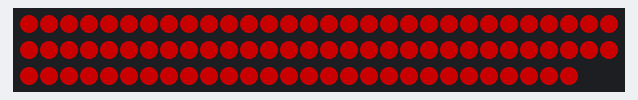
Bench run of a sketch on a simulated Arduino Uno, built with avr-gcc and run on an emulated ATmega328P. Parts: 88 RGB LEDs in strip order, left to right, continuing on the next row. Dim RGB values are drawn brighter than linear; random numbers use the default seed unless the sketch sets one.

Above: at 0.6 s.
At 1.1 s:
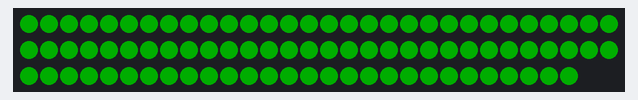
At 3.65 s:
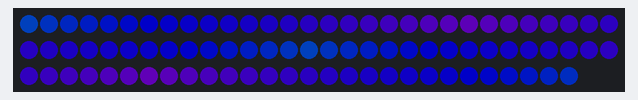
At 12.34 s:
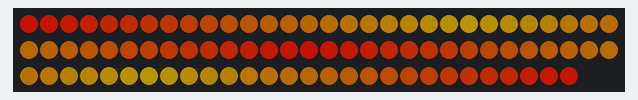
At 21.35 s:
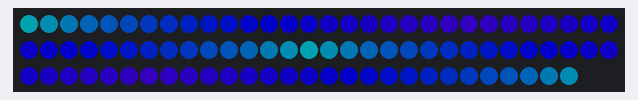
At 39.06 s:
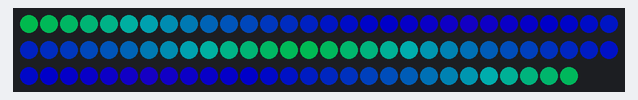

Measured:
- what the display in image 0 shows lasts 0.5 s, from 0.5 s to 1.0 s

The sketch:

neopixel-pylon.ino
```cpp
#include "FastLED.h"

#include "src/Pylon.h"

Pylon* pylon;

void setup() {
    pylon = new Pylon();
}

void loop() {
    EVERY_N_SECONDS(2) {
        pylon->cyclePalette();
        pylon->cyclePattern();
    }

    pylon->run();
}
```

Direction.h
```cpp
#pragma once

enum Direction {
    Forward,
    Backward,
};
```

Off.h
```cpp
#include "FastLED.h"

#include "Pattern.h"

class Off : public Pattern {
public:
    Off(CRGBSet leds, Palette* palette): Pattern(leds, palette) {}

    void run() {
        this->leds = CRGB::Black;
        FastLED.show();
    }
};
```

Pattern.h
```cpp
#pragma once

#include "FastLED.h"

#include "../palettes.h"
#include "../Direction.h"

class Pattern {
public:
    Pattern(CRGBSet leds, Palette* palette, Direction direction = Direction::Forward) :
        leds(leds),
        palette(palette),
        direction(direction)
    {}

    virtual ~Pattern() {}

    virtual void run() = 0;

    void setPalette(Palette* palette) {
        this->palette = palette;
    }

    CHSV* color() {
        return this->palette[0];
    }

protected:
    CRGBSet leds;
    Palette* palette;
    Direction direction;
};
```

Rainbow.h
```cpp
#include "FastLED.h"

#include "Pattern.h"

class Rainbow : public Pattern {
public:
    struct Opts {
        int bpm;
        uint8_t hueDelta;
    };

    Rainbow(CRGBSet leds, Palette* palette, Direction direction, Opts opts) :
        Pattern(leds, palette, direction),
        bpm(opts.bpm)
    {
        uint8_t hueStart = 0;
        uint8_t hueEnd = this->leds.size() * opts.hueDelta;

        if (this->direction == Direction::Forward) {
            this->hueStart = hueStart;
            this->hueDelta = opts.hueDelta;
        } else {
            this->hueStart = hueEnd;
            this->hueDelta = -1 * opts.hueDelta;
        }
    }

    void run() override {
        uint8_t offset = beat8(this->bpm);
        this->leds.fill_rainbow(this->hueStart + offset, this->hueDelta);
        FastLED.show();
    }

private:
int bpm;
    uint8_t hueStart;
    uint8_t hueDelta;
};
```

SolidColor.h
```cpp
#include "FastLED.h"

#include "Pattern.h"

class SolidColor : public Pattern {
public:
    SolidColor(CRGBSet leds, Palette* palette) : Pattern(leds, palette) {}

    void run() override {
        this->leds.fill_solid(*this->color());
        FastLED.show();
    }
};
```

Strobe.h
```cpp
#include "FastLED.h"

#include "Pattern.h"

class Strobe : public Pattern {
public:
    struct Opts {
        int bpm;
    };

    Strobe(CRGBSet leds, Palette* palette, Opts opts): Pattern(leds, palette), bpm(opts.bpm) {
        this->periodMs = 60000 / this->bpm;
        this->nextToggle = millis();
    }

    void run() {
        if (millis() >= this->nextToggle) {
            this->on = !this->on;
            this->nextToggle = millis() + this->periodMs;
        }

        if (this->on) {
            this->leds = *palette[0];
        } else {
            this->leds = CRGB::Black;
        }

        FastLED.show();
    }

protected:
    int bpm;

private:
    int periodMs;
    bool on = true;
    unsigned long nextToggle;
};
```

Twinkle.h
```cpp
#include "FastLED.h"

#include "Pattern.h"

class Twinkle : public Pattern {
public:
    struct TwinkleSpec {
        uint8_t offset;
        int bpm;
    };

    Twinkle(CRGBSet leds, Palette* palette): Pattern(leds, palette) {
        this->specs = new TwinkleSpec[this->leds.len];
        for (auto i = 0; i < this->leds.len; i++) {
            this->specs[i] = this->randomTwinkleSpec();
        }
    }

    ~Twinkle() {
        delete this->specs;
    }

    void run() {
        for (auto i = 0; i < this->leds.len; i++) {
            uint8_t v = this->beat(i);
            this->leds[i] = CHSV(this->color()->h, this->color()->s, v);
        }

        FastLED.show();
    }

private:
    int bpmMin = 20;
    int bpmMax = 40;

    TwinkleSpec *specs;

    uint8_t beat(uint8_t i) {
        auto spec = this->specs[i];
        return beatsin8(spec.bpm, 0, this->color()->v, 0, spec.offset);
    }

    TwinkleSpec randomTwinkleSpec() {
        auto offset = random8();
        auto bpm = random(this->bpmMin, this->bpmMax + 1);

        return TwinkleSpec { offset, bpm };
    }
};
```

Pylon.h
```cpp
#pragma once

#include "FastLED.h"

#include "config.h"
#include "palettes.h"
#include "patterns.h"
#include "Zone.h"

class Pylon {
public:
    Pylon() {
        // Setup LEDs
        FastLED.addLeds<NEOPIXEL, LEDS_PIN>(this->leds, NUM_LEDS);
        FastLED.setBrightness(DEFAULT_BRIGHTNESS_PERCENT * 255 / 100);
        this->testLeds();

        auto palette = PALETTES[0];
        auto pattern = PATTERN_FACTORIES[0];

        // Split LEDs into zones
        for (int i = 0; i < NUM_ZONES; i++) {
            int start = i * LEDS_PER_ZONE;
            int end = start + LEDS_PER_ZONE - 1;
            auto direction = (i % 2 == 0) ? Direction::Forward : Direction::Backward;
            Zone* zone = new Zone(CRGBSet(this->leds, start, end), palette, pattern, direction);
            zones[i] = zone;
        }

        this->clear();
        this->runStartupAnimation();
    }

    void testLeds() {
        for (int i = 0; i < NUM_LEDS; i++) {
            this->leds[i] = CRGB::Black;
        }
        FastLED.show();
        delay(500);
        for (int i = 0; i < NUM_LEDS; i++) {
            this->leds[i] = CRGB::Red;
        }
        FastLED.show();
        delay(500);
        for (int i = 0; i < NUM_LEDS; i++) {
            this->leds[i] = CRGB::Green;
        }
        FastLED.show();
        delay(500);
        for (int i = 0; i < NUM_LEDS; i++) {
            this->leds[i] = CRGB::Blue;
        }
        FastLED.show();
        delay(500);
    }

    void runStartupAnimation() {
        for (int i = 0; i < LEDS_PER_ZONE; i++) {
            for (int z = 0; z < NUM_ZONES; z++) {
                auto zone = this->zones[z];
                int _i = zone->getDirection() == Direction::Forward ? i : zone->leds.size() - i - 1;
                zone->leds[_i] = CRGB::White;
            }
            FastLED.show();
            delay(50);
        }
    }

    void setPalette(int p) {
        this->paletteIndex = p % NUM_PALETTES;
        auto palette = PALETTES[this->paletteIndex];

        for (int i = 0; i < NUM_ZONES; i++) {
            this->zones[i]->setPalette(palette);
        }
    }

    void setPattern(int p) {
        auto nextPatternMod = p % NUM_PATTERNS;
        this->patternIndex = nextPatternMod;
        auto pattern = PATTERN_FACTORIES[this->patternIndex];

        for (int i = 0; i < NUM_ZONES; i++) {
            this->zones[i]->setPattern(pattern);
        }
    }

    void cyclePalette() {
        this->setPalette(this->paletteIndex + 1);
    }

    void cyclePattern() {
        auto nextPattern = this->patternIndex + 1;
        this->setPattern(nextPattern);
    }

    void clear() {
        for (int i = 0; i < NUM_ZONES; i++) {
            this->zones[i]->clear();
        }
        FastLED.show();
    }

    void run() {
        for (int i = 0; i < NUM_ZONES; i++) {
            this->zones[i]->run();
        }
    }

private:
    CRGB leds[NUM_LEDS];
    Zone* zones[NUM_ZONES];

    int paletteIndex = 0;
    int patternIndex = 0;
};
```

Zone.h
```cpp
#pragma once

#include "FastLED.h"

#include "Direction.h"
#include "Patterns/Pattern.h"
#include "patterns.h"

class Zone {
public:
    CRGBSet leds;

    Zone(CRGBSet leds, Palette* palette, PatternFactory factory, Direction direction = Direction::Forward) :
        leds(leds),
        palette(palette),
        direction(direction)
    {
        Serial.println("Zone()");
        Serial.print("  Direction: ");
        Serial.println(this->direction);
        this->setPattern(factory);
    }

    void setPalette(Palette* palette) {
        this->palette = palette;
        this->pattern->setPalette(palette);
    }

    void setPattern(PatternFactory factory) {
        if (this->pattern != nullptr) {
            delete this->pattern;
        }
        this->pattern = factory(this->leds, this->palette, this->direction);
    }

    Direction getDirection() {
        return this->direction;
    }

    void clear() {
        this->leds.fill_solid(CRGB::Black);
    }

    void run() {
        this->pattern->run();
    }

private:
    Palette* palette;
    Pattern* pattern = nullptr;
    Direction direction;
};
```

palettes.h
```cpp
#pragma once

#include "FastLED.h"

typedef CHSV Palette[1];

const int NUM_PALETTES = 12;

Palette PALETTES[NUM_PALETTES][1] = {
    { CHSV(   0,   0, 255 ) }, // White
    { CHSV(   0, 255, 255 ) }, // Red
    { CHSV( 220, 255, 255 ) }, // Fuchsia
    { CHSV( 200, 255, 255 ) }, // Lavender
    { CHSV( 173, 255, 255 ) }, // Cobalt
    { CHSV( 152, 255, 255 ) }, // Powder blue
    { CHSV( 130, 255, 255 ) }, // Cyan
    { CHSV( 113, 255, 255 ) }, // Sea foam
    { CHSV(  88, 255, 255 ) }, // Lime
    { CHSV(  41, 255, 255 ) }, // Yellow
    { CHSV(  24, 255, 255 ) }, // Orange
    { CHSV(  13, 255, 255 ) }, // Red-orange
};
```

patterns.h
```cpp
#pragma once

#include "Patterns/Off.h"
#include "Patterns/Rainbow.h"
#include "Patterns/SolidColor.h"
#include "Patterns/Strobe.h"
#include "Patterns/Twinkle.h"

typedef Pattern* (*PatternFactory)(CRGBSet leds, Palette* palette, Direction direction);

const int NUM_PATTERNS = 1;

PatternFactory PATTERN_FACTORIES[NUM_PATTERNS] = {
    [](CRGBSet leds, Palette* palette, Direction direction) -> Pattern* {
        return new Rainbow(leds, palette, direction, Rainbow::Opts { bpm: 10, hueDelta: 2 });
    }
    // [](CRGBSet leds, Palette* palette) -> Pattern* {
    //     return new SolidColor(leds, palette);
    // },
    // [](CRGBSet leds, Palette* palette) -> Pattern* {
    //     return new Strobe(leds, palette, Strobe::Opts { bpm: 300 });
    // },
    // [](CRGBSet leds, Palette* palette) -> Pattern* {
    //     return new Strobe(leds, palette, Strobe::Opts { bpm: 600 });
    // },
    // [](CRGBSet leds, Palette* palette) -> Pattern* {
    //     return new Strobe(leds, palette, Strobe::Opts { bpm: 1200 });
    // },
    // [](CRGBSet leds, Palette* palette) -> Pattern* {
    //     return new Twinkle(leds, palette);
    // },
    // [](CRGBSet leds, Palette* palette) -> Pattern* {
    //     return new Off(leds, palette);
    // },
};
```

config.h
```cpp
#pragma once

#define LEDS_PIN 15

#define DEFAULT_BRIGHTNESS_PERCENT 40

#define NUM_ZONES 4
#define LEDS_PER_ZONE 22
#define NUM_LEDS NUM_ZONES * LEDS_PER_ZONE
```
